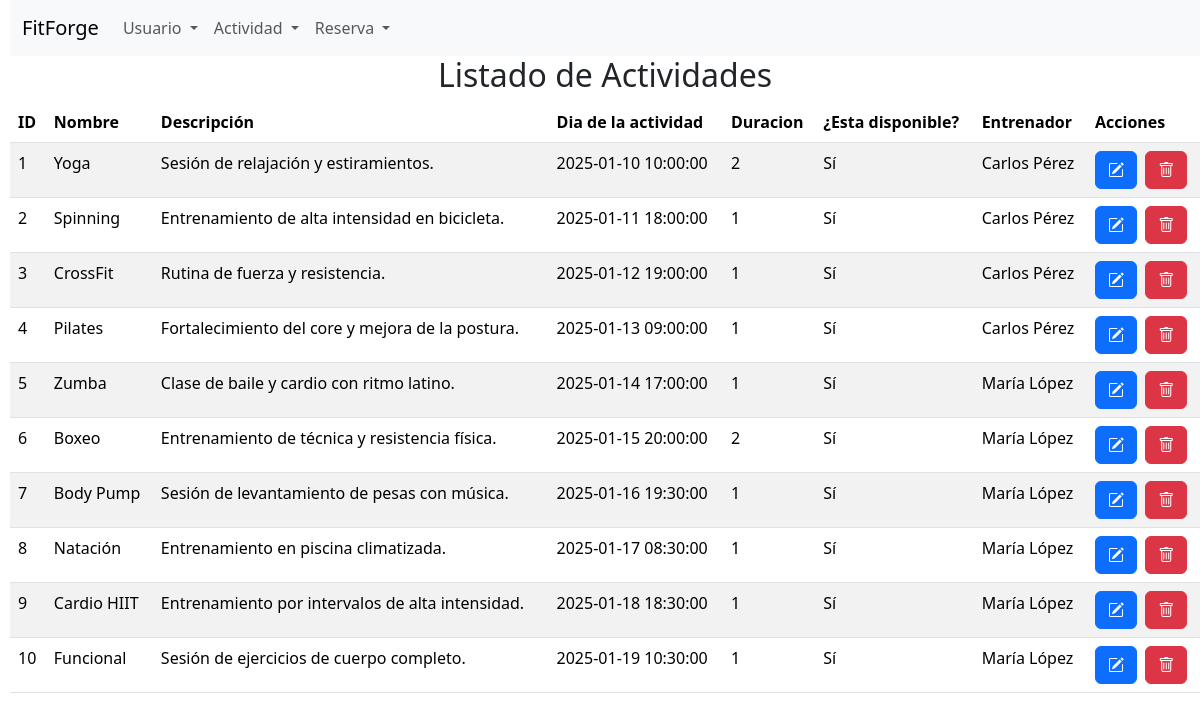
Screenshot of /listado_actividades.php with the database file from the repository.
### tables this page shows
CREATE TABLE activity (
  id_activity INT NOT NULL AUTO_INCREMENT,
  name VARCHAR(50) NOT NULL,
  description TEXT NOT NULL,
  activity_day DATETIME NOT NULL,
  duration DECIMAL(10,0) NOT NULL,
  available TINYINT(1) NOT NULL,
  id_trainer int NOT NULL,
  PRIMARY KEY (id_activity),
  CONSTRAINT FK_activity_user FOREIGN KEY (id_trainer) REFERENCES user(id_user) ON DELETE CASCADE ON UPDATE CASCADE
);

CREATE TABLE user (
  id_user INT NOT NULL AUTO_INCREMENT,
  name VARCHAR(50) NOT NULL,
  email VARCHAR(70) NOT NULL,
  registration_date DATE NOT NULL,
  age INT NOT NULL,
  vip TINYINT(1) NOT NULL,
  observation TEXT NOT NULL,
  PRIMARY KEY (id_user)
);

### listado_actividades.php (the view, shortened to what this page needs)
<?php
$conexion = obtenerConexion();
if(isset($_GET['orderByDate'])){
    $sql = "SELECT a.*, u.name AS trainer
        FROM activity a, user u
        WHERE a.id_trainer = u.id_user
        ORDER BY a.activity_day DESC;";
}elseif(isset($_GET['activityName'])){
    $value = $_GET['activityName'];
    $sql = "SELECT a.*, u.name AS trainer
        FROM activity a, user u
        WHERE a.id_trainer = u.id_user AND a.name LIKE '%$value%';";
}elseif(isset($_GET['trainer'])){
    $value = $_GET['trainer'];
    $sql = "SELECT a.*, u.name AS trainer
        FROM activity a, user u
        WHERE a.id_trainer = u.id_user AND u.id_user = $value;";
}else{
    $sql = "SELECT a.*, u.name AS trainer
        FROM activity a, user u
        WHERE a.id_trainer = u.id_user;";
}
$resultado = mysqli_query($conexion, $sql);
$mensaje = "<h2 class='text-center'>Listado de Actividades</h2>";
$mensaje .= "<table class='table table-striped'>";
$mensaje .= "<thead><tr>
                <th>ID</th>
                <th>Nombre</th>
                <th>Descripción</th>
                <th>Dia de la actividad</th>
                <th>Duracion</th>
                <th>¿Esta disponible?</th>
                <th>Entrenador</th>
                <th>Acciones</th>
             </tr></thead>";
$mensaje .= "<tbody>";
while ($fila = mysqli_fetch_assoc($resultado)) {
    $mensaje .= "<tr><td>" . $fila['id_activity'] . "</td>";
    $mensaje .= "<td>" . $fila['name'] . "</td>";
    $mensaje .= "<td>" . $fila['description'] . "</td>";
    $mensaje .= "<td>" . $fila['activity_day'] . "</td>";
    $mensaje .= "<td>" . $fila['duration'] . "</td>";
    $mensaje .= "<td>" . ($fila['available'] ? 'Sí' : 'No') . "</td>";
    $mensaje .= "<td>" . $fila['trainer'] . "</td>";
    $mensaje .= "<td>
                    <form class='d-inline me-1' action='editar_actividad.php' method='post'>
                        <input type='hidden' name='actividad' value='" . htmlspecialchars(json_encode($fila), ENT_QUOTES) . "' />
                        <button name='Editar' class='btn btn-primary'><i class='bi bi-pencil-square'></i></button>
                    </form>
                    <form class='d-inline' action='proceso_borrar_actividad.php' method='post'>
                        <input type='hidden' name='id_activity' value='" . $fila['id_activity'] . "' />
                        <button name='Borrar' class='btn btn-danger'><i class='bi bi-trash'></i></button>
                    </form>";
    $mensaje .= "</td></tr>";
}
$mensaje .= "</tbody></table>";
echo $mensaje;

### rows the page displays
activity: id_activity "1", name "Yoga", description "Sesión de relajación y estiramientos.", activity_day "2025-01-10 10:00:00", duration "2", available "Sí", id_trainer.name "Carlos Pérez"
activity: id_activity "2", name "Spinning", description "Entrenamiento de alta intensidad en bicicleta.", activity_day "2025-01-11 18:00:00", duration "1", available "Sí", id_trainer.name "Carlos Pérez"
activity: id_activity "3", name "CrossFit", description "Rutina de fuerza y resistencia.", activity_day "2025-01-12 19:00:00", duration "1", available "Sí", id_trainer.name "Carlos Pérez"
activity: id_activity "4", name "Pilates", description "Fortalecimiento del core y mejora de la postura.", activity_day "2025-01-13 09:00:00", duration "1", available "Sí", id_trainer.name "Carlos Pérez"
activity: id_activity "5", name "Zumba", description "Clase de baile y cardio con ritmo latino.", activity_day "2025-01-14 17:00:00", duration "1", available "Sí", id_trainer.name "María López"
activity: id_activity "6", name "Boxeo", description "Entrenamiento de técnica y resistencia física.", activity_day "2025-01-15 20:00:00", duration "2", available "Sí", id_trainer.name "María López"
activity: id_activity "7", name "Body Pump", description "Sesión de levantamiento de pesas con música.", activity_day "2025-01-16 19:30:00", duration "1", available "Sí", id_trainer.name "María López"
activity: id_activity "8", name "Natación", description "Entrenamiento en piscina climatizada.", activity_day "2025-01-17 08:30:00", duration "1", available "Sí", id_trainer.name "María López"
activity: id_activity "9", name "Cardio HIIT", description "Entrenamiento por intervalos de alta intensidad.", activity_day "2025-01-18 18:30:00", duration "1", available "Sí", id_trainer.name "María López"
activity: id_activity "10", name "Funcional", description "Sesión de ejercicios de cuerpo completo.", activity_day "2025-01-19 10:30:00", duration "1", available "Sí", id_trainer.name "María López"
